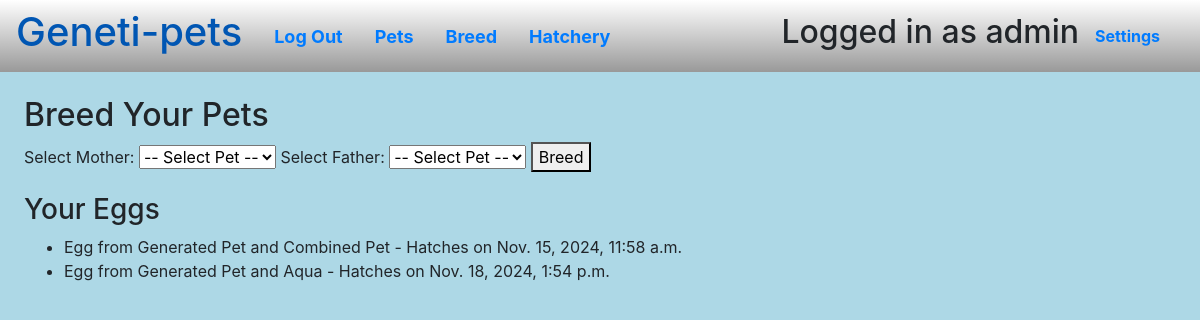
The page /breed (signed in) on the database as committed earlier.
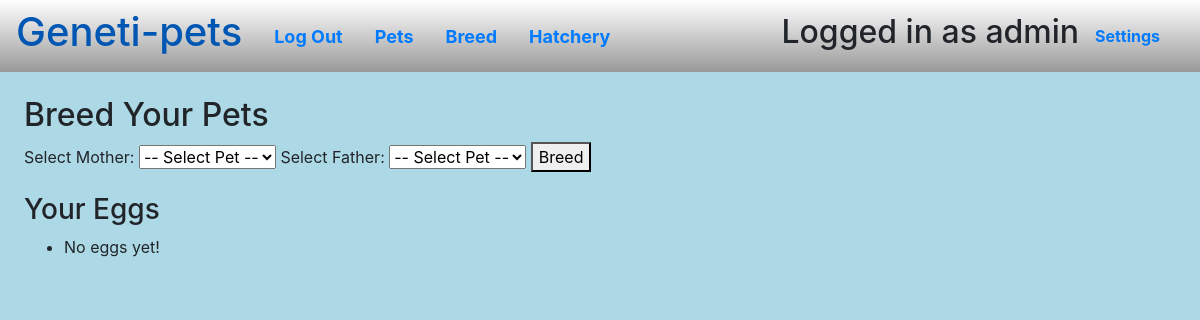
The same page on the database as committed later.
### gameui/models.py (models this page shows)
class User(AbstractUser):
    isPublic = models.BooleanField(default=False)

class Egg(models.Model):
    color1 = models.CharField(max_length=6,default='ffffff')
    color2 = models.CharField(max_length=6,default='ffffff')
    hatchDate = models.DateTimeField(default=datetime.datetime.now()+datetime.timedelta(3))
    mother = models.ForeignKey(Pet, related_name='egg_mother', on_delete=models.PROTECT, null=True)
    father = models.ForeignKey(Pet, related_name='egg_father', on_delete=models.PROTECT, null=True)
    master = models.ForeignKey(User, on_delete=models.CASCADE)
    determined_gender = models.BooleanField(null=True)  # True for male, False for female, None if not determined
    gender_determined_at = models.DateTimeField(null=True, blank=True)

class Pet(models.Model):
    name = models.CharField(max_length=32)
    genes = models.CharField(max_length=32)
    age = models.FloatField(default=0.0)
    master = models.ForeignKey(User, on_delete=models.CASCADE)
    gender = models.BooleanField(default=False)
    letterId = models.CharField(max_length=255)

### gameui/views.py (the view, shortened to what this page needs)
# urls.py: path('breed', views.breed_pets, name='breed'),
@login_required
def breed_pets(request:HttpRequest):
    pets = Pet.objects.filter(master=request.user)
    eggs = Egg.objects.filter(master=request.user)
    return render(request, 'breed.html', {'pets': pets, 'eggs': eggs})

### gameui/templates/breed.html (shortened to what this page needs)
{% extends 'layout.html' %}
{% load static %}
{% block body %}
<h2>Breed Your Pets</h2>
<form method="post">
    <label for="pet1">Select Mother:</label>
    <select name="pet1" required>
        <option value="">-- Select Pet --</option>
    </select>
    <label for="pet2">Select Father:</label>
    <select name="pet2" required>
        <option value="">-- Select Pet --</option>
    </select>
    <button type="submit">Breed</button>
</form>
<h3>Your Eggs</h3>
<ul>
    {% for egg in eggs %}
    <li>
        Egg from {{ egg.mother.name }} and {{ egg.father.name }} - Hatches on {{ egg.hatchDate }}
    </li>
    {% empty %}
    <li>No eggs yet!</li>
    {% endfor %}
</ul>
{% endblock %}

### gameui/templates/layout.html (shortened to what this page needs)
{% load static %}
<html lang="en">
<head>
    <link rel="stylesheet" href="https://stackpath.bootstrapcdn.com/bootstrap/4.4.1/css/bootstrap.min.css">
    <link rel="stylesheet" href="{% static 'gameui/style.css' %}">
</head>
<body>
    <ul class="nav">
        <li class="nav-item">
            <a class="nav-link" href="{% url 'home' %}"><h1>Geneti-pets</h1></a>
        </li>
        {% if user.is_authenticated %}
            <li class="nav-item">
                <a class="nav-link" href="{% url 'logout' %}">Log Out</a>
            </li>
            <li class="nav-item">
                <a class="nav-link" href="{% url 'my-pets' %}">Pets</a>
            </li>
            <li class="nav-item">
                <a class="nav-link" href="{% url 'breed' %}">Breed</a>
            </li>
            <li class="nav-item">
                <a class="nav-link" href="{% url 'hatch' %}">Hatchery</a>
            </li>
            <li class="nav-item">
                <h2>Logged in as {{ user }}</h2>
            </li>
        {% endif %}
            <li class="nav-item">
                <a class="nav-link" href="{% url 'settings' %}" style="font-size:12pt">Settings</a>
            </li>
    </ul>
    <div class="backdrop">
        {% block body %}
        {% endblock %}
    </div>
</body>
</html>

### gameui/static/gameui/style.css (style rules this page uses)
body { overflow: hidden; }
.nav { background: linear-gradient(180deg, rgba(0,0,0,0) 0%,rgba(0, 0, 0, 0.4) 100%); min-height: 5vh; align-items: center; padding-right: 2%; }
.nav a { font-weight: bold; }
.nav a { font-size: large; }
.backdrop { background: lightblue; width: 100%; height: 100%; padding: 2%; overflow-y: scroll; }

Rows that differ between the two databases and show on the page:
removed Egg: mother.name "Generated Pet", father.name "Combined Pet", hatchDate "Nov. 15, 2024, 11:58 a.m."
removed Egg: mother.name "Generated Pet", father.name "Aqua", hatchDate "Nov. 18, 2024, 1:54 p.m."
Other text that changed with them:
text now shown: "No eggs yet!"
